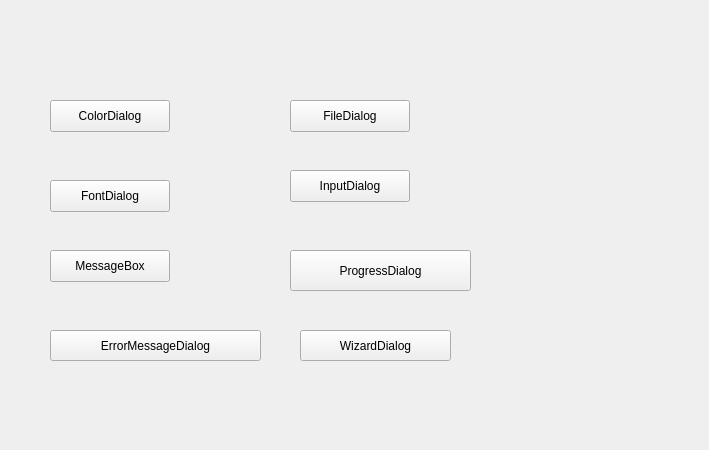
<?xml version="1.0" encoding="UTF-8"?>
<ui version="4.0">
 <class>MyWidget</class>
 <widget class="QWidget" name="MyWidget">
  <property name="geometry">
   <rect>
    <x>0</x>
    <y>0</y>
    <width>709</width>
    <height>450</height>
   </rect>
  </property>
  <property name="windowTitle">
   <string>MyWidget</string>
  </property>
  <widget class="QPushButton" name="pushButton">
   <property name="geometry">
    <rect>
     <x>50</x>
     <y>100</y>
     <width>120</width>
     <height>32</height>
    </rect>
   </property>
   <property name="text">
    <string>ColorDialog</string>
   </property>
  </widget>
  <widget class="QPushButton" name="pushButton_2">
   <property name="geometry">
    <rect>
     <x>50</x>
     <y>180</y>
     <width>120</width>
     <height>32</height>
    </rect>
   </property>
   <property name="text">
    <string>FontDialog</string>
   </property>
  </widget>
  <widget class="QPushButton" name="pushButton_3">
   <property name="geometry">
    <rect>
     <x>50</x>
     <y>250</y>
     <width>120</width>
     <height>32</height>
    </rect>
   </property>
   <property name="text">
    <string>MessageBox</string>
   </property>
  </widget>
  <widget class="QPushButton" name="pushButton_4">
   <property name="geometry">
    <rect>
     <x>50</x>
     <y>330</y>
     <width>211</width>
     <height>31</height>
    </rect>
   </property>
   <property name="text">
    <string>ErrorMessageDialog</string>
   </property>
  </widget>
  <widget class="QPushButton" name="pushButton_5">
   <property name="geometry">
    <rect>
     <x>290</x>
     <y>100</y>
     <width>120</width>
     <height>32</height>
    </rect>
   </property>
   <property name="text">
    <string>FileDialog</string>
   </property>
  </widget>
  <widget class="QPushButton" name="pushButton_6">
   <property name="geometry">
    <rect>
     <x>290</x>
     <y>170</y>
     <width>120</width>
     <height>32</height>
    </rect>
   </property>
   <property name="text">
    <string>InputDialog</string>
   </property>
  </widget>
  <widget class="QPushButton" name="pushButton_7">
   <property name="geometry">
    <rect>
     <x>290</x>
     <y>250</y>
     <width>181</width>
     <height>41</height>
    </rect>
   </property>
   <property name="text">
    <string>ProgressDialog</string>
   </property>
  </widget>
  <widget class="QPushButton" name="pushButton_8">
   <property name="geometry">
    <rect>
     <x>300</x>
     <y>330</y>
     <width>151</width>
     <height>31</height>
    </rect>
   </property>
   <property name="text">
    <string>WizardDialog</string>
   </property>
  </widget>
 </widget>
 <layoutdefault spacing="6" margin="11"/>
 <resources/>
 <connections/>
</ui>
